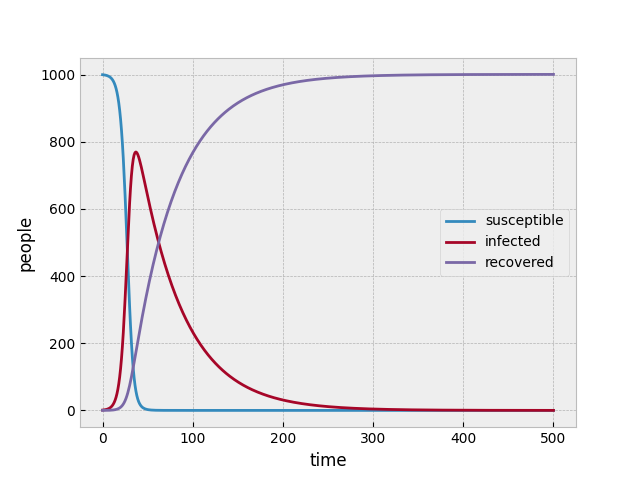

Write the Python code that produced this figure.
import matplotlib.pyplot as plt
plt.style.use('bmh')

susceptible = 1000
infected = 1
recovered = 0
s_list = []
i_list = []
r_list = []

t = []
for i in range(501):
    t.append(i)

def num_copy(num):
    copy = 0
    copy += num
    return copy

for _ in range(len(t)):
    s_list.append(susceptible)
    i_list.append(infected)
    r_list.append(recovered)

    s_copy = num_copy(susceptible)
    i_copy = num_copy(infected)
    r_copy = num_copy(recovered)

    susceptible += -0.0003*s_copy*i_copy
    infected += (0.0003*s_copy*i_copy) - (0.02*i_copy)
    recovered += 0.02*i_copy

plt.plot(t, s_list, label='susceptible')
plt.plot(t, i_list, label='infected')
plt.plot(t, r_list, label='recovered')
plt.legend(loc='center right')
plt.xlabel('time')
plt.ylabel('people')
plt.savefig('sir_model.png')
